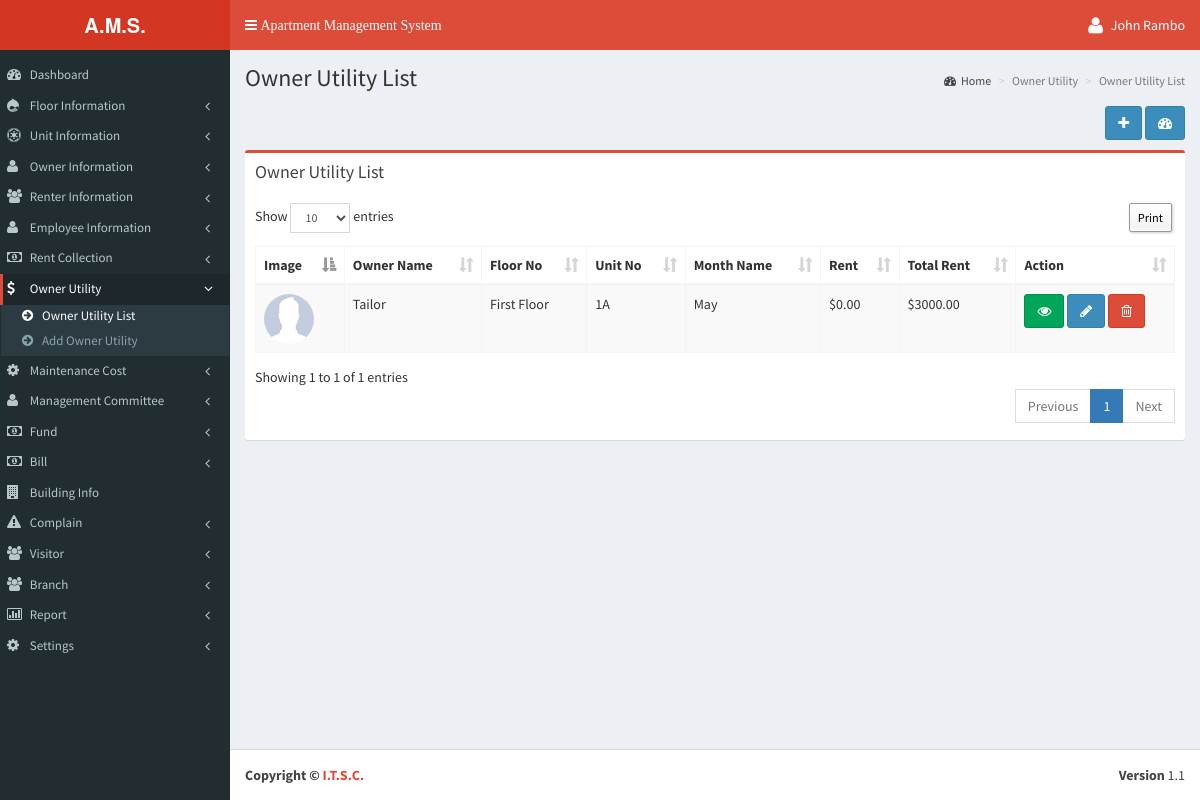
The page /owner_utility/owner_utility_list.php (signed in) on the database its author committed.
### tables this page shows
CREATE TABLE `tbl_add_fair` (
  `f_id` int(11) NOT NULL,
  `type` varchar(200) NOT NULL,
  `floor_no` varchar(200) NOT NULL,
  `unit_no` varchar(200) NOT NULL,
  `rid` int(11) NOT NULL DEFAULT '0',
  `month_id` int(11) NOT NULL,
  `xyear` varchar(200) NOT NULL,
  `rent` decimal(15,2) NOT NULL DEFAULT '0.00',
  `water_bill` decimal(15,2) NOT NULL DEFAULT '0.00',
  `electric_bill` decimal(15,2) NOT NULL DEFAULT '0.00',
  `gas_bill` decimal(15,2) NOT NULL DEFAULT '0.00',
  `security_bill` decimal(15,2) NOT NULL DEFAULT '0.00',
  `utility_bill` decimal(15,2) NOT NULL DEFAULT '0.00',
  `other_bill` decimal(15,2) NOT NULL DEFAULT '0.00',
  `total_rent` decimal(15,2) NOT NULL DEFAULT '0.00',
  `issue_date` varchar(200) NOT NULL,
  `branch_id` int(11) NOT NULL,
  `added_date` timestamp NOT NULL DEFAULT CURRENT_TIMESTAMP
);

CREATE TABLE `tbl_add_owner` (
  `ownid` int(11) NOT NULL,
  `o_name` varchar(200) NOT NULL,
  `o_email` varchar(200) NOT NULL,
  `o_contact` varchar(200) NOT NULL,
  `o_pre_address` varchar(500) NOT NULL,
  `o_per_address` varchar(500) NOT NULL,
  `o_nid` varchar(200) NOT NULL,
  `o_password` varchar(200) NOT NULL,
  `image` varchar(200) NOT NULL,
  `branch_id` int(11) NOT NULL,
  `created_date` timestamp NOT NULL DEFAULT CURRENT_TIMESTAMP
);

CREATE TABLE `tbl_add_floor` (
  `fid` int(11) NOT NULL,
  `floor_no` varchar(200) NOT NULL,
  `branch_id` int(11) NOT NULL,
  `added_date` timestamp NOT NULL DEFAULT CURRENT_TIMESTAMP
);

CREATE TABLE `tbl_add_unit` (
  `uid` int(11) NOT NULL,
  `floor_no` varchar(200) NOT NULL,
  `unit_no` varchar(200) NOT NULL,
  `branch_id` int(11) NOT NULL,
  `status` int(1) NOT NULL DEFAULT '0',
  `added_date` timestamp NOT NULL DEFAULT CURRENT_TIMESTAMP
);

CREATE TABLE `tbl_add_month_setup` (
  `m_id` int(11) NOT NULL,
  `month_name` varchar(200) NOT NULL,
  `added_date` timestamp NOT NULL DEFAULT CURRENT_TIMESTAMP
);

CREATE TABLE `tbl_settings` (
  `lang_code` varchar(100) NOT NULL,
  `currency` varchar(20) NOT NULL,
  `currency_seperator` varchar(5) NOT NULL,
  `currency_position` varchar(10) NOT NULL,
  `date_format` varchar(20) NOT NULL
);

### language/English/lang_left_menu.php (called while the page is built, shortened)
<?php
$_data['menu_dashboard'] 					= "Dashboard";
$_data['menu_floor'] 						= "Floor Information";
$_data['menu_floor_list'] 					= "Floor List";
$_data['menu_floor_add'] 					= "Add Floor";
$_data['menu_unit_information'] 			= "Unit Information";
$_data['menu_unit_list'] 					= "Unit List";
$_data['menu_add_unit'] 					= "Add Unit";
$_data['menu_owner_information'] 			= "Owner Information";
$_data['menu_owner_list'] 					= "Owner List";
$_data['menu_add_owner'] 					= "Add Owner";
$_data['menu_renter_information'] 			= "Renter Information";
$_data['menu_renter_list'] 					= "Renter List";
$_data['menu_add_renter'] 					= "Add Renter";
$_data['menu_employee_information'] 		= "Employee Information";
$_data['menu_employee_list'] 				= "Employee List";
$_data['menu_add_employee'] 				= "Add Employee";
$_data['menu_rent_collection'] 				= "Rent Collection";
$_data['menu_rent_list'] 					= "Rent List";
$_data['menu_add_rent'] 					= "Add Rent";
$_data['menu_owner_utility'] 				= "Owner Utility";
$_data['menu_owner_utility_list'] 			= "Owner Utility List";
$_data['menu_add_owner_utility'] 			= "Add Owner Utility";
$_data['menu_maintenance_cost'] 			= "Maintenance Cost";
$_data['menu_maintenance_cost_list'] 		= "Maintenance Cost List";
$_data['menu_add_maintenance_cost'] 		= "Add Maintenance Cost";
$_data['menu_management_committee'] 		= "Management Committee";
$_data['menu_member_list'] 					= "Member List";
$_data['menu_add_member'] 					= "Add Member";
$_data['menu_fund'] 						= "Fund";
$_data['menu_fund_list'] 					= "Fund List";
$_data['menu_add_fund'] 					= "Add Fund";
$_data['menu_bill'] 						= "Bill";
$_data['menu_bill_list'] 					= "Bill List";
$_data['menu_add_bill'] 					= "Add Bill";
$_data['menu_building_info'] 				= "Building Info";
$_data['menu_complain'] 					= "Complain";
$_data['menu_complain_list'] 				= "Complain List";
$_data['menu_add_complain'] 				= "Add Complain";
$_data['menu_visitor'] 						= "Visitor";
$_data['menu_visitor_list'] 				= "Visitor List";
$_data['menu_add_visitor'] 					= "Add Visitor";
$_data['menu_report'] 						= "Report";
$_data['menu_fair_report'] 					= "Fare Report";
$_data['menu_rented_report'] 				= "Rented Report";
$_data['menu_visitors_report'] 				= "Visitors Report";
$_data['menu_complain_report'] 				= "Complain Report";
$_data['menu_unit_status_report'] 			= "Unit Status Report";
$_data['menu_fund_status'] 					= "Fund Status";
$_data['menu_bill_report'] 					= "Bill Report";
$_data['menu_settings'] 					= "Settings";
$_data['menu_bill_setup'] 					= "Bill Setup";
$_data['menu_utility_bill'] 				= "Utility Bill";
$_data['menu_employee_setup'] 				= "Employee Salary";
$_data['menu_management_member_type'] 		= "Management Member Type";
$_data['menu_month_setup'] 					= "Month Setup";
$_data['menu_year_setup'] 					= "Year Setup";
$_data['menu_language_setup'] 				= "System Setup";
$_data['menu_branch'] 						= "Branch";
$_data['menu_add_branch'] 					= "Add Branch";
$_data['menu_branch_list'] 					= "Branch List";
?>

### owner_utility/owner_utility_list.php (the view, shortened to what this page needs)
<?php include('../header.php');
?>
<section class="content-header">
  <h1><?php echo $_data['add_new_owner_list_utility_title'];?></h1>
  <ol class="breadcrumb">
    <li><a href="<?php echo WEB_URL?>dashboard.php"><i class="fa fa-dashboard"></i><?php echo $_data['home_breadcam'];?></a></li>
    <li class="active"><?php echo $_data['owner_utility'];?></li>
    <li class="active"><?php echo $_data['add_new_owner_list_utility_title'];?></li>
  </ol>
</section>
<section class="content">
<div class="row">
  <div class="col-xs-12">
    <div align="right" style="margin-bottom:1%;"> <a class="btn btn-primary" data-toggle="tooltip" href="<?php echo WEB_URL; ?>owner_utility/add_owner_utility.php" data-original-title="<?php echo $_data['add_owner_utility'];?>"><i class="fa fa-plus"></i></a> <a class="btn btn-primary" data-toggle="tooltip" href="<?php echo WEB_URL; ?>dashboard.php" data-original-title="<?php echo $_data['home_breadcam'];?>"><i class="fa fa-dashboard"></i></a> </div>
    <div class="box box-danger">
      <div class="box-header">
        <h3 class="box-title"><?php echo $_data['add_new_owner_list_utility_title'];?></h3>
      </div>
      <div class="box-body">
        <table class="table sakotable table-bordered table-striped dt-responsive">
          <thead>
            <tr>
              <th><?php echo $_data['image'];?></th>
              <th><?php echo $_data['add_new_form_field_text_6'];?></th>
              <th><?php echo $_data['add_new_form_field_text_1'];?></th>
              <th><?php echo $_data['add_new_form_field_text_3'];?></th>
              <th><?php echo $_data['add_new_form_field_text_16'];?></th>
              <th><?php echo $_data['add_new_form_field_text_18'];?></th>
              <th><?php echo $_data['add_new_form_field_text_14'];?></th>
              <th><?php echo $_data['action_text'];?></th>
            </tr>
          </thead>
          <tbody>
        <?php
		$result = mysql_query("Select *,fl.floor_no as fl_floor,u.unit_no as u_unit,orl.owner_id,w.o_name,w.image,m.month_name from tbl_add_fair ou inner join tbl_add_floor fl on fl.fid = ou.floor_no inner join tbl_add_unit u on u.uid = ou.unit_no inner join tbl_add_owner_unit_relation orl on orl.unit_id = u.uid inner join tbl_add_owner w on w.ownid = orl.owner_id inner join tbl_add_month_setup m on m.m_id = ou.month_id where ou.type='Owner' and ou.branch_id = " . (int)$_SESSION['objLogin']['branch_id'] . " order by ou.f_id desc",$link);
				while($row = mysql_fetch_array($result)){
					$image = WEB_URL . 'img/no_image.jpg';
				?>
            <tr>
            <td><img class="photo_img_round" style="width:50px;height:50px;" src="<?php echo $image;  ?>" /></td>
            <td><?php echo $row['o_name']; ?></td>
            <td><?php echo $row['fl_floor']; ?></td>
            <td><?php echo $row['u_unit']; ?></td>
            <td><?php echo $row['month_name']; ?></td>
            <?php if($currency_position == 'left') { ?>
          	<td><?php echo $global_currency.$row['rent']; ?></td>
          	<?php } else { ?>
          	<td><?php echo $row['rent'].$global_currency; ?></h3>
          	<?php } ?>
            <?php if($currency_position == 'left') { ?>
          	<td><?php echo $global_currency.$row['total_rent']; ?></td>
          	<?php } else { ?>
          	<td><?php echo $row['total_rent'].$global_currency; ?></h3>
          	<?php } ?>
            <td>
            <a class="btn btn-success" data-toggle="tooltip" href="javascript:;" onclick="$('#nurse_view_<?php echo $row['f_id']; ?>').modal('show');" data-original-title="<?php echo $_data['view_text'];?>"><i class="fa fa-eye"></i></a> <a class="btn btn-primary" data-toggle="tooltip" href="<?php echo WEB_URL;?>owner_utility/add_owner_utility.php?id=<?php echo $row['f_id']; ?>" data-original-title="<?php echo $_data['edit_text'];?>"><i class="fa fa-pencil"></i></a> <a class="btn btn-danger" data-toggle="tooltip" onclick="deleteOwnerUtility(<?php echo $row['f_id']; ?>);" href="javascript:;" data-original-title="<?php echo $_data['delete_text'];?>"><i class="fa fa-trash-o"></i></a>
            </td>
            </tr>
            <?php } mysql_close($link); ?>
          </tbody>
        </table>
      </div>
    </div>
  </div>
</div>
<?php include('../footer.php'); ?>

### rows shown on the page
tbl_add_fair: tbl_add_owner.o_name "Tailor", tbl_add_floor.floor_no "First Floor", tbl_add_unit.unit_no "1A", tbl_add_month_setup.month_name "May", rent "0.00", total_rent "3000.00"
tbl_settings: currency "$"

### other values the page prints
$_SESSION['objLogin']['name'] "John Rambo"
$_data['menu_dashboard'] "Dashboard"
$_data['menu_floor'] "Floor Information"
$_data['menu_unit_information'] "Unit Information"
$_data['menu_owner_information'] "Owner Information"
$_data['menu_renter_information'] "Renter Information"
$_data['menu_employee_information'] "Employee Information"
$_data['menu_rent_collection'] "Rent Collection"
$_data['menu_owner_utility'] "Owner Utility"
$_data['menu_owner_utility_list'] "Owner Utility List"
$_data['menu_add_owner_utility'] "Add Owner Utility"
$_data['menu_maintenance_cost'] "Maintenance Cost"
$_data['menu_management_committee'] "Management Committee"
$_data['menu_fund'] "Fund"
$_data['menu_bill'] "Bill"
